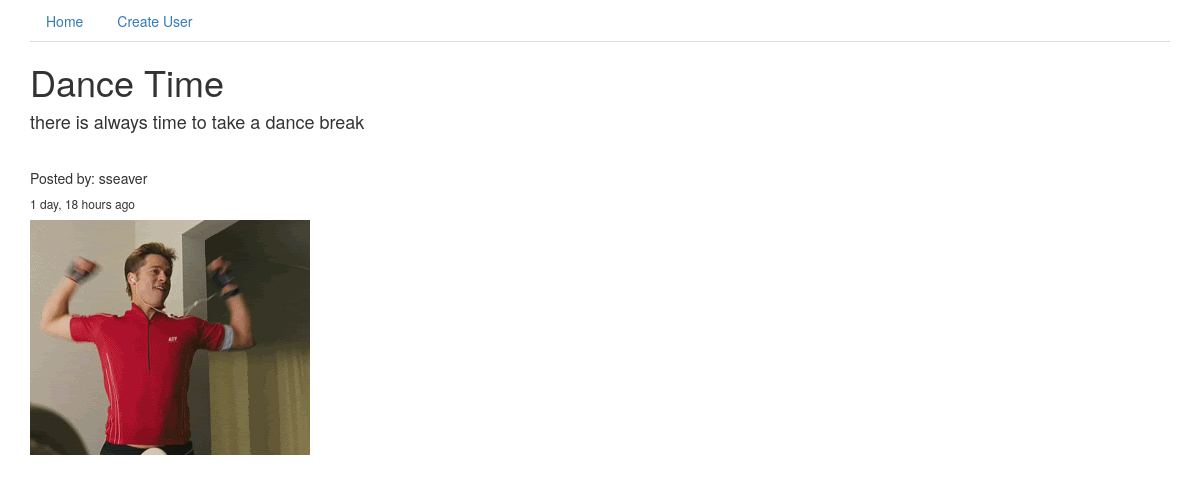
Screenshot of /post/12/ with the database file from the repository.
### app/models.py (models this page shows)
class Post(models.Model):
    title = models.CharField(max_length=50)
    description = models.TextField(blank=True, null=True)
    image = models.FileField()
    categories = models.ManyToManyField(Category)
    created_by = models.ForeignKey('auth.User')
    created_time = models.DateTimeField(auto_now_add=True)
    class Meta:
        ordering = ("-created_time",)
    @property
    def image_url(self):
        if self.image:
            return self.image.url
        return "https://www.dunkindonuts.com/content/dunkindonuts/en/menu/beverages/hotbeverages/specialitycoffee/latte/_jcr_content/block/image.img.png/1466490202242.png"

### app/views.py (the view, shortened to what this page needs)
# urls.py: url(r'^post/(?P<pk>\d+)/$', PostDetailCommentCreateView.as_view(), name="post_detail_comment_create_view"),
class PostDetailCommentCreateView(CreateView):
    model = Comment
    fields = ('content',)
    template_name = 'app/post_detail_comment_create.html'
    def get_context_data(self, **kwargs):
        context = super(PostDetailCommentCreateView, self).get_context_data(**kwargs)
        context['post'] = Post.objects.get(id=self.kwargs["pk"])
        return context

### templates/app/post_detail_comment_create.html (shortened to what this page needs)
{% extends 'base.html' %}
{% block content %}
<h1>{{ post.title }}</h1>
<h4>{{ post.description }}</h4>
<br>
<h5>Posted by: {{ post.created_by }}</h5>
<h6>{{ post.created_time|timesince }} ago</h6>
<img src="{{ MEDIA_URL }}{{ post.image_url }}" alt="Picture of {{ post.title }}" />
<br>
<br>
{% endblock %}

### rows the page displays
Post: title "Dance Time", description "there is always time to take a dance break", created_by "sseaver", created_time "1 day, 18 hours", image_url (picture)
